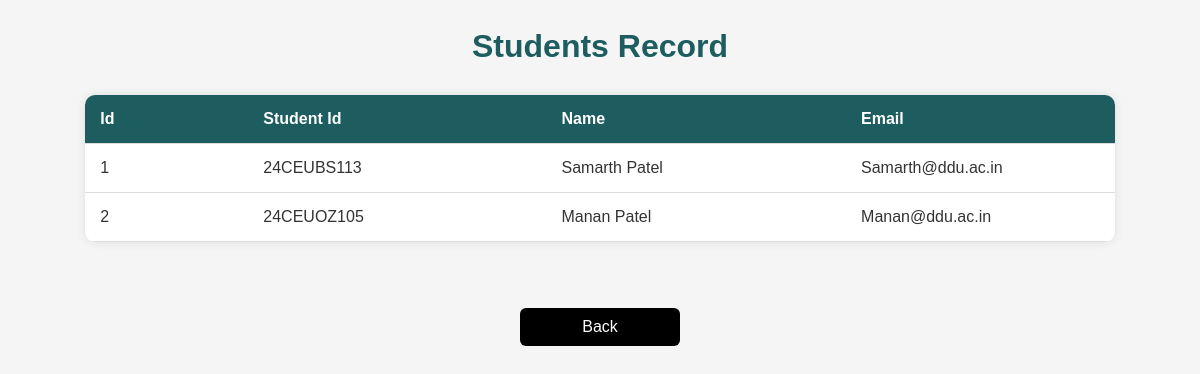
/view.php (signed in), run on the app's committed database.
### tables this page shows
CREATE TABLE `students` (
  `student_id` varchar(100) NOT NULL,
  `name` varchar(100) NOT NULL,
  `mobile_num` varchar(15) DEFAULT NULL,
  `email` varchar(100) NOT NULL,
  `password` varchar(255) NOT NULL
);

### view.php (the view, shortened to what this page needs)
<?php
require_once "config.php";
$sql = "SELECT * FROM students";
$i=1;
if ($result = mysqli_query($link, $sql)) {
    if (mysqli_num_rows($result) > 0) {
        echo "<h1>Students Record</h1>";
        echo '<table>';
        echo "<thead>";
        echo "<tr>";
        echo "<th>Id</th>";
        echo "<th></th>";
        echo "<th></th>";
        echo "<th>Student Id</th>";
        echo "<th></th>";
        echo "<th></th>";
        echo "<th>Name</th>";
        echo "<th></th>";
        echo "<th></th>";
        echo "<th>Email</th>";
        echo "</tr>";
        echo "</thead>";
        echo "<tbody>";
        while ($row = mysqli_fetch_assoc($result)) {
            echo "<tr>";
            echo "<td>" . (isset($row['id']) ? htmlspecialchars($row['id']) : $i++) . "</td>";
            echo "<th></th>";
            echo "<th></th>";
            echo "<td>" . $row['student_id'] . "</td>";
            echo "<th></th>";
            echo "<th></th>";
            echo "<td>" . $row['name'] . "</td>";
            echo "<th></th>";
            echo "<th></th>";
            echo "<td>" . $row['email'] . "</td>";
            echo "</tr>";
        }
        echo "</table>";
    } else {
        echo "<p>No student records found.</p>";
    }
} else {
    echo "Error: " . mysqli_error($link);
}
?>
<a href="Home.php" id="flogout">Back</a>

### view.php (style rules this page uses)
h1 { color: #1d5d5f; text-align: center; margin-bottom: 30px; }
table { width: 90%; margin: 0 auto; border-collapse: collapse; background-color: #fff; box-shadow: 0 0 10px rgba(0,0,0,0.1); border-radius: 10px; overflow: hidden; }
table th, table td { padding: 15px; text-align: left; border-bottom: 1px solid #ddd; }
thead { background-color: #1d5d5f; color: white; }
a { display: block; text-align: center; margin-top: 30px; text-decoration: none; background-color: black; color: white; padding: 10px 20px; border-radius: 6px; width: 120px; margin-left: auto; margin-right: auto; transition: 0.3s ease; }

### data on the page
students: student_id "24CEUBS113", name "Samarth Patel", email "Samarth@ddu.ac.in"
students: student_id "24CEUOZ105", name "Manan Patel", email "Manan@ddu.ac.in"
